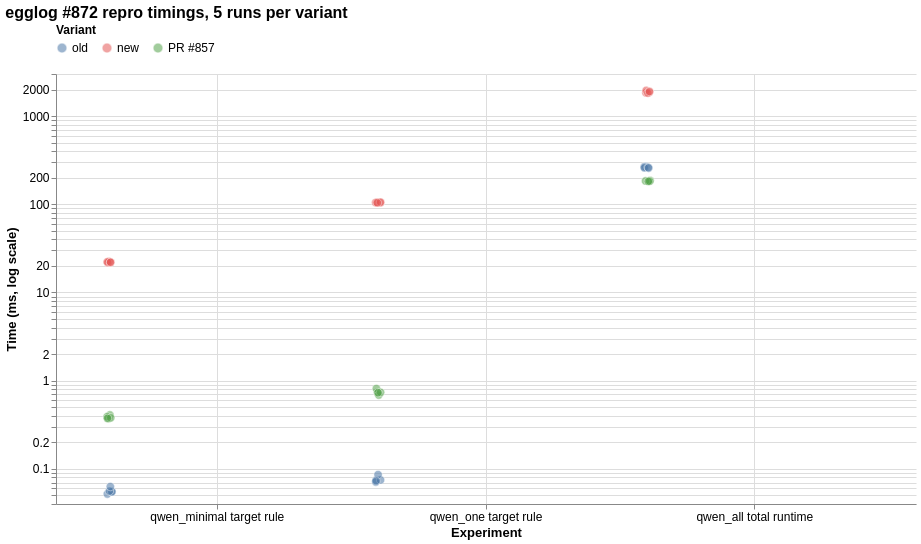

Write a Vega-Lite specification for this figure.
### Vega-Lite specification from a JSON file in a GitHub repository (floating-point values rounded to 4 significant figures)
{"$schema": "https://vega.github.io/schema/vega-lite/v5.json", "title": "egglog #872 repro timings, 5 runs per variant", "width": 860, "height": 430, "data": {"values": [{"experiment": "qwen_minimal target rule", "variant": "old", "run": 1, "metric": "rule search+apply ms", "time_ms": 0.052, "tuples": 4751}, {"experiment": "qwen_minimal target rule", "variant": "old", "run": 2, "metric": "rule search+apply ms", "time_ms": 0.055, "tuples": 4751}, {"experiment": "qwen_minimal target rule", "variant": "old", "run": 3, "metric": "rule search+apply ms", "time_ms": 0.055, "tuples": 4751}, {"experiment": "qwen_minimal target rule", "variant": "old", "run": 4, "metric": "rule search+apply ms", "time_ms": 0.056, "tuples": 4751}, {"experiment": "qwen_minimal target rule", "variant": "old", "run": 5, "metric": "rule search+apply ms", "time_ms": 0.063, "tuples": 4751}, {"experiment": "qwen_one target rule", "variant": "old", "run": 1, "metric": "rule search+apply ms", "time_ms": 0.075, "tuples": 7749}, {"experiment": "qwen_one target rule", "variant": "old", "run": 2, "metric": "rule search+apply ms", "time_ms": 0.071, "tuples": 7749}, {"experiment": "qwen_one target rule", "variant": "old", "run": 3, "metric": "rule search+apply ms", "time_ms": 0.075, "tuples": 7749}, {"experiment": "qwen_one target rule", "variant": "old", "run": 4, "metric": "rule search+apply ms", "time_ms": 0.086, "tuples": 7749}, {"experiment": "qwen_one target rule", "variant": "old", "run": 5, "metric": "rule search+apply ms", "time_ms": 0.073, "tuples": 7749}, {"experiment": "qwen_all total runtime", "variant": "old", "run": 1, "metric": "total runtime ms", "time_ms": 268, "tuples": 7805}, {"experiment": "qwen_all total runtime", "variant": "old", "run": 2, "metric": "total runtime ms", "time_ms": 266, "tuples": 7805}, {"experiment": "qwen_all total runtime", "variant": "old", "run": 3, "metric": "total runtime ms", "time_ms": 259, "tuples": 7805}, {"experiment": "qwen_all total runtime", "variant": "old", "run": 4, "metric": "total runtime ms", "time_ms": 262, "tuples": 7805}, {"experiment": "qwen_all total runtime", "variant": "old", "run": 5, "metric": "total runtime ms", "time_ms": 258, "tuples": 7805}, {"experiment": "qwen_minimal target rule", "variant": "new", "run": 1, "metric": "rule search+apply ms", "time_ms": 22.48, "tuples": 4751}, {"experiment": "qwen_minimal target rule", "variant": "new", "run": 2, "metric": "rule search+apply ms", "time_ms": 21.74, "tuples": 4751}, {"experiment": "qwen_minimal target rule", "variant": "new", "run": 3, "metric": "rule search+apply ms", "time_ms": 22.23, "tuples": 4751}, {"experiment": "qwen_minimal target rule", "variant": "new", "run": 4, "metric": "rule search+apply ms", "time_ms": 21.94, "tuples": 4751}, {"experiment": "qwen_minimal target rule", "variant": "new", "run": 5, "metric": "rule search+apply ms", "time_ms": 22.03, "tuples": 4751}, {"experiment": "qwen_one target rule", "variant": "new", "run": 1, "metric": "rule search+apply ms", "time_ms": 105.3, "tuples": 7749}, {"experiment": "qwen_one target rule", "variant": "new", "run": 2, "metric": "rule search+apply ms", "time_ms": 104.3, "tuples": 7749}, {"experiment": "qwen_one target rule", "variant": "new", "run": 3, "metric": "rule search+apply ms", "time_ms": 104.6, "tuples": 7749}, {"experiment": "qwen_one target rule", "variant": "new", "run": 4, "metric": "rule search+apply ms", "time_ms": 105.6, "tuples": 7749}, {"experiment": "qwen_one target rule", "variant": "new", "run": 5, "metric": "rule search+apply ms", "time_ms": 104.0, "tuples": 7749}, {"experiment": "qwen_all total runtime", "variant": "new", "run": 1, "metric": "total runtime ms", "time_ms": 1837, "tuples": 7805}, {"experiment": "qwen_all total runtime", "variant": "new", "run": 2, "metric": "total runtime ms", "time_ms": 1956, "tuples": 7805}, {"experiment": "qwen_all total runtime", "variant": "new", "run": 3, "metric": "total runtime ms", "time_ms": 1858, "tuples": 7805}, {"experiment": "qwen_all total runtime", "variant": "new", "run": 4, "metric": "total runtime ms", "time_ms": 1826, "tuples": 7805}, {"experiment": "qwen_all total runtime", "variant": "new", "run": 5, "metric": "total runtime ms", "time_ms": 1900, "tuples": 7805}, {"experiment": "qwen_minimal target rule", "variant": "PR #857", "run": 1, "metric": "rule search+apply ms", "time_ms": 0.408, "tuples": 4751}, {"experiment": "qwen_minimal target rule", "variant": "PR #857", "run": 2, "metric": "rule search+apply ms", "time_ms": 0.372, "tuples": 4751}, {"experiment": "qwen_minimal target rule", "variant": "PR #857", "run": 3, "metric": "rule search+apply ms", "time_ms": 0.391, "tuples": 4751}, {"experiment": "qwen_minimal target rule", "variant": "PR #857", "run": 4, "metric": "rule search+apply ms", "time_ms": 0.379, "tuples": 4751}, {"experiment": "qwen_minimal target rule", "variant": "PR #857", "run": 5, "metric": "rule search+apply ms", "time_ms": 0.374, "tuples": 4751}, {"experiment": "qwen_one target rule", "variant": "PR #857", "run": 1, "metric": "rule search+apply ms", "time_ms": 0.74, "tuples": 7749}, {"experiment": "qwen_one target rule", "variant": "PR #857", "run": 2, "metric": "rule search+apply ms", "time_ms": 0.814, "tuples": 7749}, {"experiment": "qwen_one target rule", "variant": "PR #857", "run": 3, "metric": "rule search+apply ms", "time_ms": 0.688, "tuples": 7749}, {"experiment": "qwen_one target rule", "variant": "PR #857", "run": 4, "metric": "rule search+apply ms", "time_ms": 0.738, "tuples": 7749}, {"experiment": "qwen_one target rule", "variant": "PR #857", "run": 5, "metric": "rule search+apply ms", "time_ms": 0.731, "tuples": 7749}, {"experiment": "qwen_all total runtime", "variant": "PR #857", "run": 1, "metric": "total runtime ms", "time_ms": 186, "tuples": 7805}, {"experiment": "qwen_all total runtime", "variant": "PR #857", "run": 2, "metric": "total runtime ms", "time_ms": 184, "tuples": 7805}, {"experiment": "qwen_all total runtime", "variant": "PR #857", "run": 3, "metric": "total runtime ms", "time_ms": 184, "tuples": 7805}, {"experiment": "qwen_all total runtime", "variant": "PR #857", "run": 4, "metric": "total runtime ms", "time_ms": 183, "tuples": 7805}, {"experiment": "qwen_all total runtime", "variant": "PR #857", "run": 5, "metric": "total runtime ms", "time_ms": 182, "tuples": 7805}]}, "transform": [{"calculate": "(random() - 0.5) * 2", "as": "jitter"}], "mark": {"type": "point", "filled": true, "size": 70, "opacity": 0.55, "stroke": "white", "strokeWidth": 0.8}, "encoding": {"x": {"field": "experiment", "type": "nominal", "sort": ["qwen_minimal target rule", "qwen_one target rule", "qwen_all total runtime"], "axis": {"title": "Experiment", "labelAngle": 0, "labelLimit": 180}}, "xOffset": {"field": "jitter", "type": "quantitative", "scale": {"domain": [-1, 1], "range": [-3, 3]}}, "y": {"field": "time_ms", "type": "quantitative", "scale": {"type": "log", "base": 10, "domain": [0.04, 3000]}, "axis": {"title": "Time (ms, log scale)", "format": "~g"}}, "color": {"field": "variant", "type": "nominal", "sort": ["old", "new", "PR #857"], "scale": {"domain": ["old", "new", "PR #857"], "range": ["#4c78a8", "#e45756", "#54a24b"]}, "legend": {"title": "Variant", "orient": "top"}}, "tooltip": [{"field": "experiment", "type": "nominal", "title": "Experiment"}, {"field": "variant", "type": "nominal", "title": "Variant"}, {"field": "run", "type": "ordinal", "title": "Run"}, {"field": "metric", "type": "nominal", "title": "Metric"}, {"field": "time_ms", "type": "quantitative", "title": "Time (ms)", "format": ".3f"}, {"field": "tuples", "type": "quantitative", "title": "Tuples"}]}, "config": {"axis": {"grid": true, "titleFontSize": 13, "labelFontSize": 12}, "legend": {"labelFontSize": 12, "titleFontSize": 12}, "title": {"fontSize": 16, "anchor": "start"}, "view": {"stroke": null}}}
